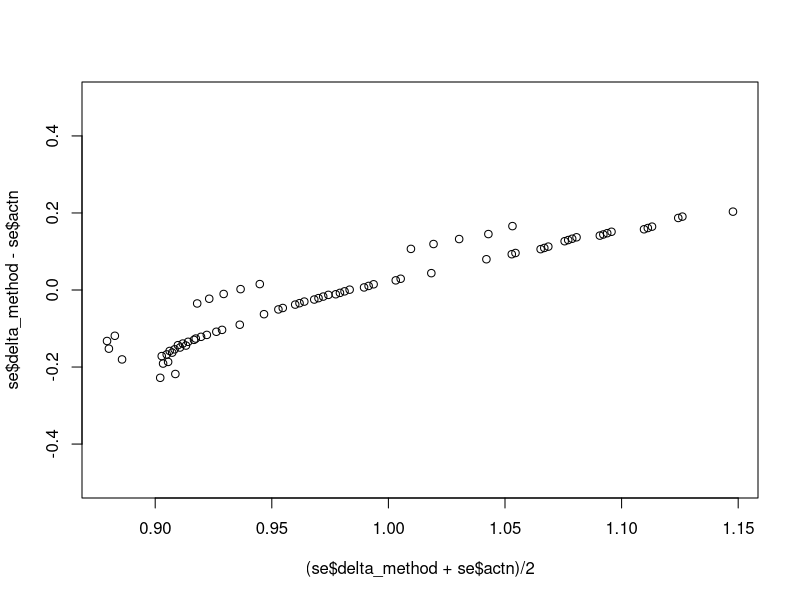

Source code (R): (Note: this script raises an error after producing the figure.)
# 04_se_odds

library(tidyverse)

# Simulate log odds ratios for comorbidity, treatment and interaction effects
log_ors <- expand.grid(
  como = c(-0.5, 0, 0.5),
  allc = c(-0.2,-0.1, 0, 0.1, 0.2),
  actn = c(-0.2,-0.1, 0, 0.1, 0.2)
)

# Calculate log odds ratio for interaction-group versus no comorbidity, no treatment group
log_ors$como_allc <- log_ors$como + log_ors$allc + log_ors$actn

# Simulate number of people in each group
ns <- tibble(cept = 0.4,
             como = 0.1,
             allc = 0.4,
             como_allc = 0.1)
ns <- ns %>% 
  slice(rep((1:4), nrow(log_ors)))
ns[] <- map(ns, ~ 300*.x)

log_odds <- log_ors
log_odds[] <- lapply(log_ors, function (x) -2.19 + x)
log_odds$cept <- -2.19
prob <- log_odds %>%
  select(-actn)
prob[] <- lapply(prob, plogis)

x <- map2(prob ,
          ns,
          ~ round(.x*.y)) %>% 
  bind_cols()

## Estimate standard error for interaction using delta method
p_m <- as.matrix(prob[, c("cept", "como", "allc", "como_allc")])
n_m <- as.matrix(ns[, c("cept", "como", "allc", "como_allc")])
x_m <- n_m * p_m

VarLogOdds <- function(x, n) {
  a <- x
  b <- n-x
  (1/a + 1/b)
}
log_var_odds <- VarLogOdds(x_m, n_m)
log_actn_se <- rowSums(log_var_odds)^0.5
log(4/96)
VarLogOdds(4, 96)^0.5
exp(-3.17 + 2*0.51)
log_actn_se[1]

## Reshape data to long to run logistic regression as check on calculations
x_lng <- x %>% 
  mutate(scenario = seq_along(allc)) %>% 
  gather(key = "key", value = "x", -scenario)
n_lng <- ns %>% 
  mutate(scenario = seq_along(allc)) %>% 
  gather(key = "key", value = "n", -scenario)

xn <- x_lng %>% 
  inner_join(n_lng) %>% 
  arrange(scenario, key) %>% 
  mutate(allc = if_else(key %in% c("allc", "como_allc"), 1, 0),
         como = if_else(key %in% c("como", "como_allc"), 1, 0))

xn<- xn %>% 
  arrange(scenario, como, allc) %>% 
  select(-key)

xn_mdl <- xn %>% 
  group_by(scenario) %>% 
  nest()

## RUn glm on each dataset
models <- map(xn_mdl$data, function(sset) (glm(cbind(x, n-x) ~ allc*como, data = sset, 
                                              family = "binomial")))
models_smry <- map(models, broom::tidy)
models_smry <- map(models_smry, function(x) {
  x %>% 
    mutate(term = c("cept", "allc", "como", "actn"))
})
names(models_smry) <- stringr::str_pad(string = seq_along(models_smry), width = 2, pad = "0")
models_smry <- bind_rows(models_smry, .id = "scenario")

## Summarise model results
est <- models_smry %>% 
  as_tibble() %>% 
  select(-statistic, -p.value, -std.error) %>%
  spread(key = term, value = estimate)

se <-  models_smry %>% 
  as_tibble() %>% 
  select(-statistic, -p.value, -estimate) %>%
  spread(key = term, value = std.error)

est <- bind_cols(log_ors, est)
est <- est[, sort(names(est))]
models_smry <- models_smry[, sort(names(models_smry))]


se <- bind_cols(delta_method = log_actn_se, se)
plot((se$delta_method + se$actn)/2, se$delta_method-se$actn, ylim = c(-0.5, 0.5))

rm(list = ls())

## Calculate variation in SE by numbers ----
n_study_group <- c(300, 500, 1000)/2
prev_com <- seq(0.1, 0.3, 0.05)
event_rate_base <- seq(0.05, 0.20, 0.05) #
log_or_como <- seq(-0.7, 0.7, 0.1)
log_or_allc <- seq(-0.5, 0.5, 0.1)
log_or_actn <- seq(-0.5, 0.5, 0.1)

scenarios <- expand.grid(n_study_group, prev_com, event_rate_base, log_or_como,
                     log_or_allc, log_or_actn)
names(scenarios) <- c("n_study_group", "prev_com", "event_rate_base", "log_or_como",
                  "log_or_allc", "log_or_actn")
EventOdds <- function(x_curr, n_curr, log_or, n_new){
  odds_curr <- x_curr/(n_curr - x_curr)
  log_odds_new <- log(odds_curr) + log_or
  x_new <- plogis(log_odds_new) * n_new
  x_new
}
se_df <- scenarios %>% 
  transmute(n_cept = n_study_group * prev_com,
            n_como = n_study_group * (1-prev_com),
            n_allc = n_cept,
            n_actn = n_como,
            x_cept = n_cept*event_rate_base,
            x_como = EventOdds(x_cept, n_cept, log_or_como, n_como),
            x_allc = EventOdds(x_cept, n_cept, log_or_allc, n_allc),
            x_actn = EventOdds(x_cept, n_cept, log_or_allc + log_or_actn, n_allc))
se_df <- se_df %>% 
  mutate_at(vars(starts_with("x")), round)
se_df <- as.matrix(se_df)
x <- se_df[ , c("x_cept", "x_como", "x_allc", "x_actn")] %>% rowSums()

se_df[se_df ==0] <- 0.5 
se_df <- 1/se_df

scenarios <- scenarios %>% 
  mutate(se_actn = rowSums(se_df)^0.5,
         x = x)
rm(se_df)

library(ggplot2)

# scenarios <- scenarios %>% 
#                      mutate(log_or_como = paste0("log OR comorbidity ", log_or_como),
#                             log_or_allc = paste0("log OR treatment ", log_or_allc))

plot_grey <-  ggplot(scenarios , 
                 aes(x = event_rate_base, y = se_actn,
                     group = interaction(log_or_actn, log_or_como, log_or_allc))) + 
  geom_point() +
  geom_line(alpha = 0.2) +
  facet_grid(n_study_group ~ prev_com) +
  scale_y_continuous("se for log OR interaction") 

plot_actn <- plot_grey + aes(colour = log_or_actn)
plot_como <- plot_grey + aes(colour = log_or_como)
plot_allc <- plot_grey + aes(colour = log_or_allc)

pdf("figures/Plots of standard errors given itneractions.pdf", width = 10, height = 8)
plot_actn
plot_como
plot_allc
dev.off()

## Simplify
plot_actn2 <-  ggplot(scenarios %>% 
                        filter(log_or_como %>%  round() ==0,
                               log_or_allc %in% c(-0.5)), 
                 aes(x = event_rate_base, y = se_actn*(n_study_group*prev_com)^0.5,
                     colour = log_or_actn,
                     group = interaction(log_or_actn, log_or_allc))) + 
  geom_point() +
  geom_line(alpha = 0.2) +
  facet_grid(n_study_group ~ prev_com) +
  scale_y_continuous("se for log OR interaction x sqrt of number in one arm wiht comorbidity") 


# summarise standard errors by n, event rate in baseline, prevalence of
# comorbidity and size of interaction This means need to do around a mean of 10
# different standard errors per trial per simulation to cover the 165 different
# combinations per trial (based on the range of odds ratios for the 
# main treatment effect and comorbidity effect ( What we are assuming here is that a
# difference in standradr error for an individual trial of 0.025 is trivial
se_smry <- scenarios %>% 
  group_by(n_study_group, prev_com, event_rate_base, log_or_actn) %>% 
  summarise_at(vars(se_actn), .funs = funs(mean, sd, min, max, length)) %>% 
  ungroup() %>% 
  mutate(unq_se = round((max-min)/0.025, 0))
                         
stem(se_smry$unq_se)
mean(se_smry$unq_se)

## To simplify further, for each interaction, we need to run a mean of 53
## simulations per trial (as opposed to one simulation per trial for the
## continuous analysis). We could start with the top and bottom scenarios and
## work intelligently through until no differences are apparent.
se_smry_interaction <-  scenarios %>% 
  group_by(n_study_group, log_or_actn) %>% 
  summarise_at(vars(se_actn), .funs = funs(mean, sd, min, max, length)) %>% 
  ungroup() %>% 
  mutate(unq_se = round((max-min)/0.025, 0))
stem(se_smry_interaction$unq_se)
mean(se_smry_interaction$unq_se)
sum(se_smry_interaction$unq_se) # total number of simulations to cover all possibilities for 3 trials
unique(scenarios$log_or_actn)


